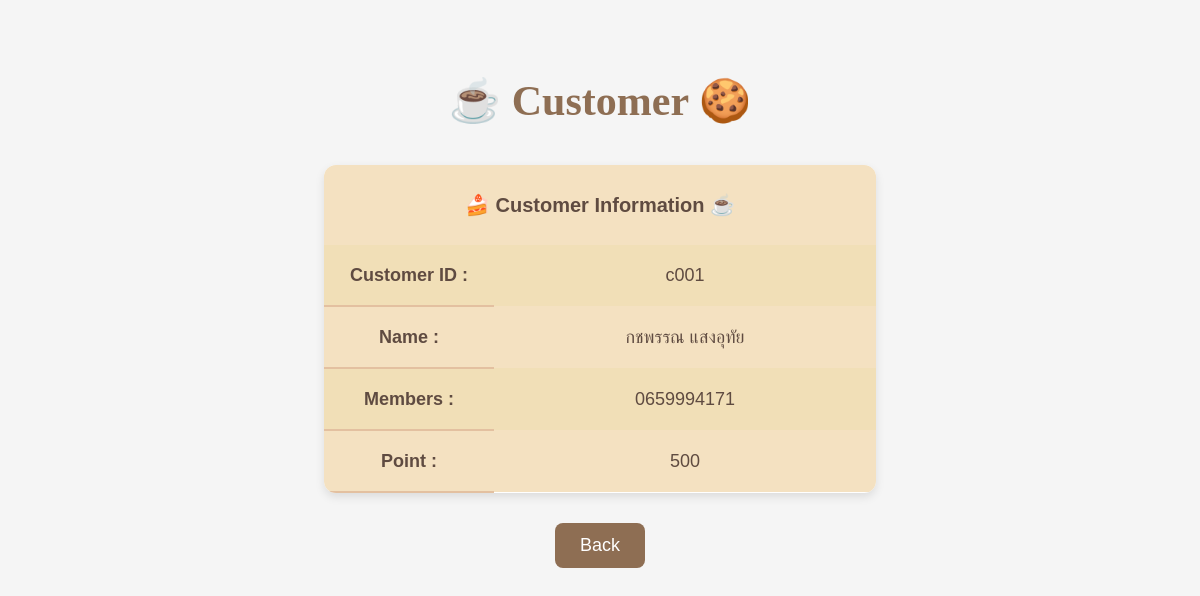
The app's page /CoffeeShop/Customer_detail.php?CustomerID=c001 with its own data.
### tables this page shows
CREATE TABLE `customer` (
  `CustomerID` varchar(4) NOT NULL,
  `CustomerName` varchar(30) NOT NULL,
  `CustomerSurname` varchar(30) NOT NULL,
  `CustomerPhone` varchar(10) DEFAULT NULL,
  `CustomerMembers` varchar(10) DEFAULT NULL,
  `CustomerPoint` int(4) NOT NULL
);

### CoffeeShop/Customer_detail.php (the view, shortened to what this page needs)
<!DOCTYPE html>
<html lang="th">
<head>
</head>
<body>
<?php
$CustomerID = $_GET['CustomerID'];
$hostname = "localhost";
$username = "root";
$password = "";
$dbname = "coffeeshop";
$conn = mysqli_connect($hostname, $username, $password, $dbname);
mysqli_set_charset($conn, "utf8mb4");
$CustomerID = mysqli_real_escape_string($conn, $CustomerID);
$sql = "SELECT * FROM customer WHERE CustomerID = '$CustomerID'";
$result = mysqli_query($conn, $sql);
$customer = mysqli_fetch_assoc($result);
echo "<h1>☕ Customer 🍪</h1>";
echo "<div class='table-container'>
        <table>";
echo "<tr>
        <td align='center' colspan='2' bgcolor='#FFE4B5' style='height: 50px; font-size: 20px;'>
            <b> 🍰 Customer Information ☕ </b>
        </td>
      </tr>";
echo "<tr><td style='width: 140px; height: 30px;'> <b> Customer ID : </b> </td><td style='height: 30px;'> {$customer['CustomerID']} </td></tr>";
echo "<tr><td style='height: 30px;'> <b> Name : </b> </td><td style='height: 30px;'> {$customer['CustomerName']} {$customer['CustomerSurname']} </td></tr>";
echo "<tr><td style='height: 30px;'> <b> Members : </b> </td><td style='height: 30px;'> {$customer['CustomerMembers']} </td></tr>";
echo "<tr><td style='height: 30px;'> <b> Point : </b> </td><td style='height: 30px;'> {$customer['CustomerPoint']} </td></tr>";
echo "</table>
      </div>";
?>
<div class="btn-container">
    <a href="DetailOrderCoffee.php?OrderID=<?php echo urlencode($_GET['OrderID'] ?? ''); ?>">
        <button> Back </button>
    </a>
</div>
</body>
</html>

### CoffeeShop/Customer_detail.php (style rules this page uses)
body { font-family: 'Arial', sans-serif; background-color: #f5f5f5; background-image: url('https://www.transparenttextures.com/patterns/caramel-8px.png'); background-repeat: repeat; color: #5f4b41; text-align: center; padding: 40px; }
h1 { font-family: 'Pacifico', cursive; color: #8e6e53; font-size: 42px; margin-bottom: 40px; }
table { width: 50%; margin: 0 auto; border-collapse: collapse; background-color: #fff; border-radius: 12px; box-shadow: 0 4px 10px rgba(0, 0, 0, 0.1); overflow: hidden; }
th, td { padding: 15px; text-align: center; font-size: 18px; }
td { background-color: #f4e1c1; color: #5f4b41; border-bottom: 2px solid #e3c0a0; }
td:last-child { border-bottom: 0; }
tr:nth-child(even) td { background-color: #f1dfb7; }
.btn-container { margin-top: 30px; display: flex; justify-content: center; gap: 15px; }
.btn-container a button { padding: 12px 25px; font-size: 18px; background-color: #8e6e53; border: none; border-radius: 8px; cursor: pointer; color: white; transition: background-color 0.3s ease, transform 0.2s ease; }

### records on screen
customer: CustomerID "c001", CustomerName "กชพรรณ", CustomerSurname "แสงอุทัย", CustomerMembers "0659994171", CustomerPoint "500"
